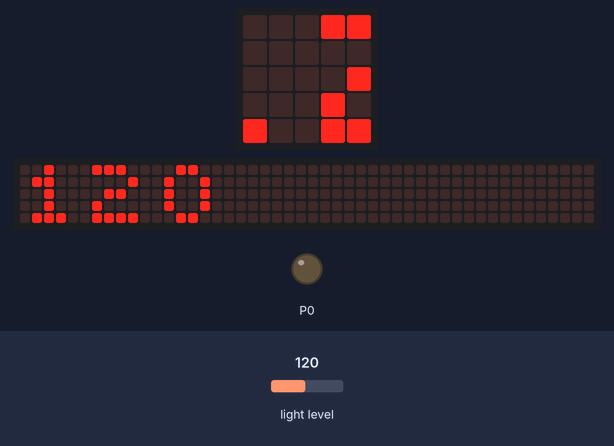
Recording of a program running on a simulated Calliope mini (MakeCode). Parts: the board's 5×5 LED display, a strip that is not on the board, showing the scrolling text unrolled, output pins drawn as LEDs (lit = HIGH). The inputs (shaded band) are chosen by the test bench; at power-on: light level 120. The 48×5 strip is a reading aid, not a part: it shows the text the display is scrolling, unrolled, one strip-width of it at a time.

Above: at 1.27 s.
1.3 s: light level set to 5
At 4.8 s:
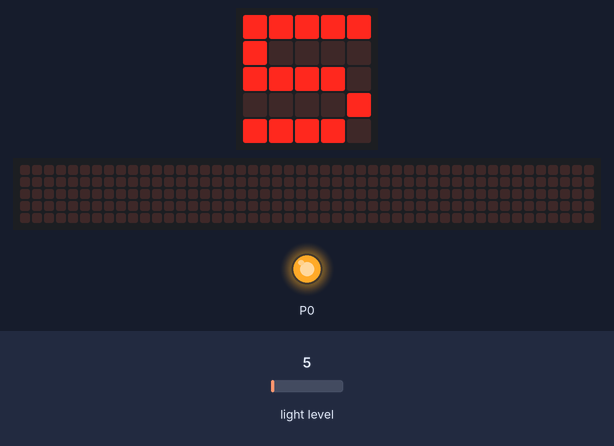
7.0 s: light level set to 64
At 8.7 s:
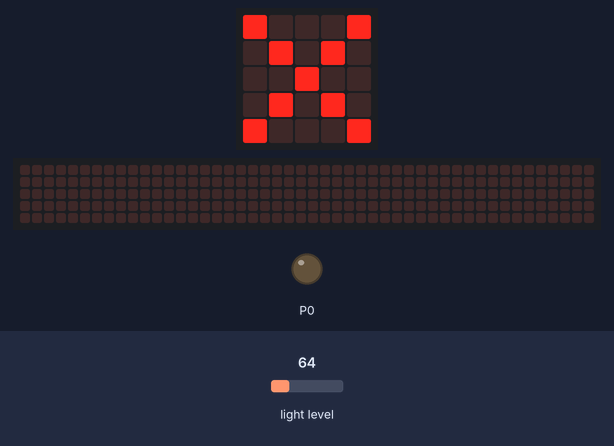
13.5 s: light level set to 37
At 15.8 s:
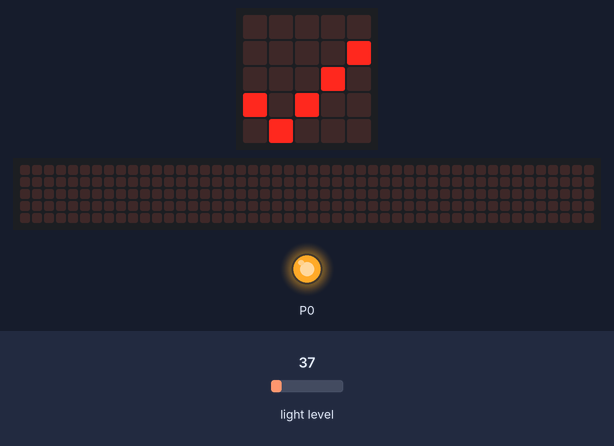
Timing chart, 0 to 17.3 s (numbered marks = the images above; inputs shaded):
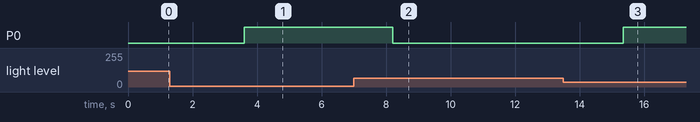

The program:

main.ts
```typescript
/**
 * Bei Problemen: Beachte die Kommentare, welche du ausklappen kannst.
 */
// Es ist ein gutes Vorgehen, wenn du zu Beginn immer alle Pins auf einen klaren Wert setzt (z.B. Ein- oder Ausgeschaltet).
pins.digitalWritePin(DigitalPin.P0, 0)
basic.forever(function () {
    // Dieser Block hilft dir, passende Zahlenwerte für das Feld unten zu finden.
    basic.showNumber(input.lightLevel())
    // Hier wird die aktuell gemessene Lichtstärke mit deinem voreingestellten Wert (= Schwellenwert) verglichen. Wenn zu wenig Licht einfällt, wird die Lampe (P0) eingeschaltet.
    if (input.lightLevel() < 40) {
        // Mit diesem Block wird die Lampe eingeschaltet.
        pins.digitalWritePin(DigitalPin.P0, 1)
        // Das braucht es nicht unbedingt. Es hilft dir aber zu sehen, ob dein Programm funktioniert, wenn die Lampe z.B. defekt oder falsch angeschlossen ist.
        basic.showIcon(IconNames.Yes)
    } else {
        // Eine kurze Pause hilft, dass wenn das Licht mal kurz da ist (z.B. Auto-Scheinwerfer), die Lampe nicht gleich abstellt oder zu flackern beginnt.
        basic.pause(500)
        pins.digitalWritePin(DigitalPin.P0, 0)
        basic.showIcon(IconNames.No)
    }
})
```

test.ts
```typescript
// Hier kann man Tests durchführen; diese Datei wird nicht kompiliert, wenn dieses Paket als Erweiterung verwendet wird.
```

Measured:
- after the input at 1.3 s, P0: LOW → HIGH after 2.3 s; the display: first differs from a run without the input after 2.3 s (image 1 shows a later state)
- after the input at 7.0 s, P0: HIGH → LOW after 1.2 s; the display: changes after 1.2 s (image 2)
- after the input at 13.5 s, P0: LOW → HIGH after 1.9 s; the display: first differs from a run without the input after 1.9 s (image 3)
- what the display in image 1 shows lasts 0.8 s, from 4.2 s to 5.0 s
- what the display in image 2 shows lasts 0.6 s, from 8.2 s to 8.8 s
